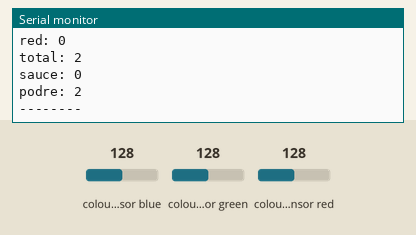
Simulated run of this sketch. Board: ESP32. Shown: the last lines printed to the serial monitor. Wiring (inferred from the names in the program): TCS3200 colour sensor: output GPIO 27; S2 GPIO 25; S3 GPIO 26; S0 GPIO 35; S1 GPIO 32. The test bench sets the inputs (shaded band); at power-on: colour sensor green 128, colour sensor red 128, colour sensor blue 128. WiFi joins after 1.5 s; servers stay silent unless stated; no MQTT or app messages arrive unless stated.

Above: at 2.8 s.
2.9 s: colour sensor green set to 5
At 4.2 s:
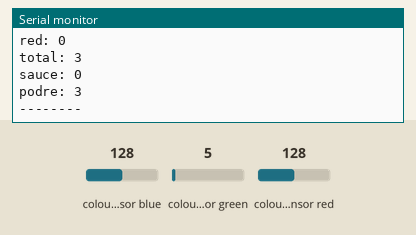
4.4 s: colour sensor red set to 5
At 5.5 s:
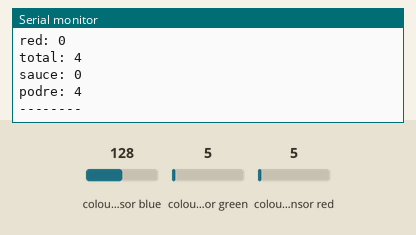
5.9 s: colour sensor green set to 64
At 7.5 s:
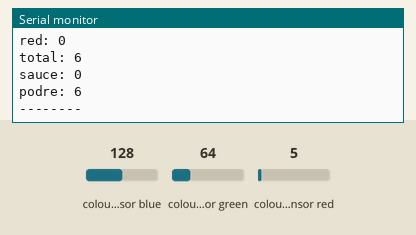
Timing chart, 0 to 9.0 s (numbered marks = the images above; inputs shaded):
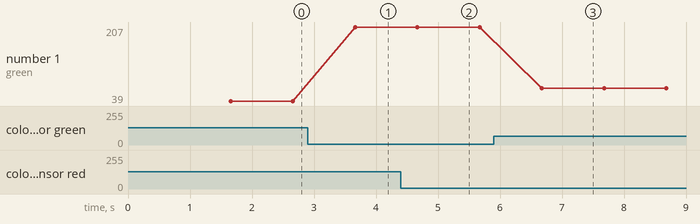

The sketch:

final.ino
```cpp
#include <Arduino.h>
#include <WiFi.h>
#include <PubSubClient.h>

//logic
int out= 27;
int S0= 35;
int S1= 32;
int S2= 25;
int S3= 26;
int value;

int red;
int green;

int redCounter = 0;
int redLastCounterValue = 0;
int greenCounter = 0;
int totalCounter = 0;
int sauceCounter = 0;
int podreCounter = 0;

//mqtt
const char* brokerUser = "";
const char* brokerPass = "";
const char* broker = "broker.hivemq.com";
const char* brokerTopic = "tomatometro";
const int brokerPort = 1883;
const char* outTopicRed = "tomatometro/red";
const char* outTopicGreen = "tomatometro/green";
const char* outTopicTotal = "tomatometro/total";
const char* outTopicSauce = "tomatometro/sauce";
const char* outTopicPodre = "tomatometro/podre";

long currentTime, lastTime;
int count = 0;
char messagesRed[50];
char messagesGreen[50];
char messagesTotal[50];
char messagesSauce[50];
char messagesPodre[50];

// wifi
const char* ssid = "jpWifi";
// LAPTOP-TJHADC92 9050
// jpWifi
const char* pass = "12344321";

WiFiClient espClient;
PubSubClient client(espClient);

void setupWifi(){
  delay(100);
  Serial.print("\nConnecting to ");
  Serial.println(ssid);

  WiFi.begin(ssid, pass);

  while(WiFi.status() != WL_CONNECTED){
    delay(100);
    Serial.print("-");
  }

  Serial.print("\nConnected to ");
  Serial.println(ssid);
}

void reconnect(){
  while(!client.connected()){
    Serial.print("\nConnecting to ");
    Serial.println(broker);

    if(client.connect(brokerTopic, brokerUser, brokerPass)){
      Serial.print("\nConnected to ");
      Serial.println(broker);
    } else {
      Serial.println("Trying connect again");
      delay(5000);
    }
  }
}

void setup() {
  pinMode(S0, OUTPUT);
  pinMode(S1, OUTPUT);
  pinMode(S2, OUTPUT);
  pinMode(S3, OUTPUT);
  pinMode(out, INPUT);
  digitalWrite(S0, HIGH);
  digitalWrite(S1, HIGH);

  Serial.begin(115200);
  setupWifi();
  client.setServer(broker, brokerPort);
}

int showColor(char* color, int value1, int value2){
  digitalWrite(S2, value1);
  digitalWrite(S3, value2);
  Serial.print(color);
  Serial.print(": ");
  int value = pulseIn(out, LOW);
  Serial.print(value);
  Serial.print("|");
  return value;
}

void printCounter(String name, int Value) {
  Serial.print(name);
  Serial.print(": ");
  Serial.println(Value);
}

void loop() {
  if(!client.connected()) reconnect();
  client.loop();

  // logic
  Serial.println("Sending messages:");
  red = showColor("red", 0, 0);
  green = showColor("green", 1, 1);

  // get counter
   if(red > 400 && green > 400){
     if(red < 1200 || green < 1200){
       if(green < red) {
         greenCounter++;
         totalCounter++;
      } else if(red < green) {
         redCounter++;
         totalCounter++;
      }
    }
  }
  else if (red < 400 && green < 400) {
      podreCounter++;
      totalCounter++;
    }

  if(redCounter % 5 == 0 && redCounter != 0 && redLastCounterValue != redCounter) sauceCounter++;
  redLastCounterValue = redCounter;

  //publish
  snprintf(messagesRed, 75, "%ld", redCounter);
  snprintf(messagesGreen, 75, "%ld", greenCounter);
  snprintf(messagesTotal, 75, "%ld", totalCounter);
  snprintf(messagesSauce, 75, "%ld", sauceCounter);
  snprintf(messagesPodre, 75, "%ld", podreCounter);

  client.publish(outTopicRed, messagesRed);
  client.publish(outTopicGreen, messagesGreen);
  client.publish(outTopicTotal, messagesTotal);
  client.publish(outTopicSauce, messagesSauce);
  client.publish(outTopicPodre, messagesPodre);

  Serial.println();
  printCounter("green", greenCounter);
  printCounter("red", redCounter);
  printCounter("total", totalCounter);
  printCounter("sauce", sauceCounter);
  printCounter("podre", podreCounter);
  Serial.println("--------");
  delay(1000);
}
```

Measured:
- after the input at 2.9 s, the serial monitor: prints a new line after 0.76 s (image 1)
- after the input at 4.4 s, the serial monitor: prints a new line after 0.27 s (image 2)
- after the input at 5.9 s, the serial monitor: prints a new line after 0.78 s (image 3)
- plotted number 1: 39 → 207 after the input at 2.9 s, 207 → 68 after the input at 5.9 s
